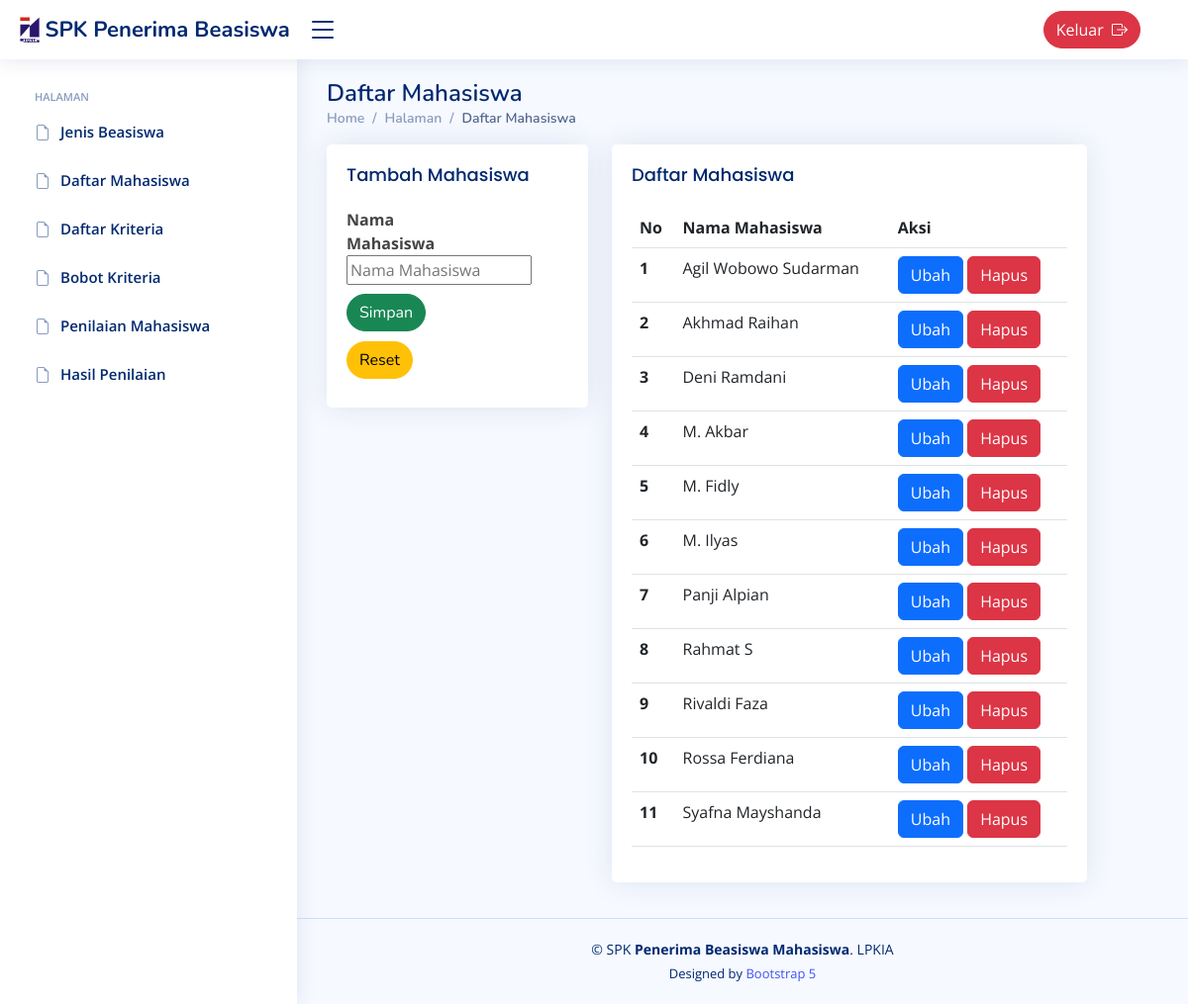
The page /?page=mahasiswa (signed in) on the database its author committed.
### tables this page shows
CREATE TABLE `mahasiswa` (
  `id_mahasiswa` int(3) NOT NULL,
  `namaMahasiswa` varchar(30) NOT NULL
);

### page/mahasiswa.php (the view, shortened to what this page needs)
<div class="pagetitle">
      <h1>Daftar Mahasiswa</h1>
      <nav>
        <ol class="breadcrumb">
          <li class="breadcrumb-item"><a href="index.html">Home</a></li>
          <li class="breadcrumb-item">Halaman</li>
          <li class="breadcrumb-item active">Daftar Mahasiswa</li>
        </ol>
      </nav>
    </div>
<section class="section">
      <div class="row align-items-top">
        <div class="col-lg-4">
          <div class="card">
            <div class="card-body">
              <h5 class="card-title">Tambah Mahasiswa</h5>
              <div class="col-7">
                    <div class="panel">
                        <?php
                        if (@htmlspecialchars($_GET['aksi'])=='ubah'){
                            include 'ubahmahasiswa.php';
                        }else{
                            include 'tambahmahasiswa.php';
                        }
                        ?>
                    </div>
                </div>
            </div>
          </div>
        </div>
        <div class="col-lg-7">
          <div class="card mb-3">
            <div class="row g-0">
              <div class="col-md">
                <div class="card-body">
                  <h5 class="card-title">Daftar Mahasiswa</h5>
                  <div class="col-13">
                    <div class="panel">
                        <div class="panel-middle">
                            <div class="table-responsive">
                                <table class="table">
                                    <thead>
                                      <tr>
                                        <th>No</th>
                                        <th>Nama Mahasiswa</th>
                                        <th>Aksi</th></tr>
                                      </thead>
                                    <tbody>
                                    <?php
                                    $query="SELECT * FROM mahasiswa";
                                    $execute=$konek->query($query);
                                    if ($execute->num_rows > 0){
                                        $no=1;
                                        while($data=$execute->fetch_array(MYSQLI_ASSOC)){
                                            echo"
                                            <tr id='data'>
                                                <th>$no</th>
                                                <td>$data[namaMahasiswa]</td>
                                                <td>
                                                <div class='norebuttom'>
                                                <a class=\"btn btn-primary\" href='./?page=mahasiswa&aksi=ubah&id=".$data['id_mahasiswa']."'>Ubah</i></a>
                                                <a class=\"btn btn-danger\" data-a=".$data['namaMahasiswa']." id='hapus' href='./proses/proseshapus.php/?op=mahasiswa&id=".$data['id_mahasiswa']."'>Hapus</i></a>
                                                </div></td>
                                            </tr>";
                                            $no++;
                                        }
                                    }else{
                                        echo "<tr><td  class='text-center text-green' colspan='3'>Kosong</td></tr>";
                                    }
                                    ?>
                                    </tbody>
                                </table>
                            </div>
                        </div>
                    </div>
                </div>
                </div>
              </div>
            </div>
          </div>
        </div>
      </div>
    </section>

### assets/css/style.css (style rules this page uses)
:root { scroll-behavior: smooth; }
body { font-family: "Open Sans", sans-serif; background: #f6f9ff; color: #444444; }
a { color: #4154f1; text-decoration: none; }
h1, h2, h3, h4, h5, h6 { font-family: "Nunito", sans-serif; }
.pagetitle { margin-bottom: 10px; }
.pagetitle h1 { font-size: 24px; margin-bottom: 0; font-weight: 600; color: #012970; }
.card { margin-bottom: 30px; border: none; border-radius: 5px; box-shadow: 0px 0 30px rgba(1, 41, 112, 0.1); }
.card-title { padding: 20px 0 15px 0; font-size: 18px; font-weight: 500; color: #012970; font-family: "Poppins", sans-serif; }
.card-body { padding: 0 20px 20px 20px; }
.breadcrumb { font-size: 14px; font-family: "Nunito", sans-serif; color: #899bbd; font-weight: 600; }
.breadcrumb a { color: #899bbd; transition: 0.3s; }
.breadcrumb .breadcrumb-item::before { color: #899bbd; }
.breadcrumb .active { color: #51678f; font-weight: 600; }

### rows shown on the page
mahasiswa: namaMahasiswa "Agil Wobowo Sudarman"
mahasiswa: namaMahasiswa "Akhmad Raihan"
mahasiswa: namaMahasiswa "Deni Ramdani"
mahasiswa: namaMahasiswa "M. Akbar"
mahasiswa: namaMahasiswa "M. Fidly"
mahasiswa: namaMahasiswa "M. Ilyas"
mahasiswa: namaMahasiswa "Panji Alpian"
mahasiswa: namaMahasiswa "Rahmat S"
mahasiswa: namaMahasiswa "Rivaldi Faza"
mahasiswa: namaMahasiswa "Rossa Ferdiana"
mahasiswa: namaMahasiswa "Syafna Mayshanda"
